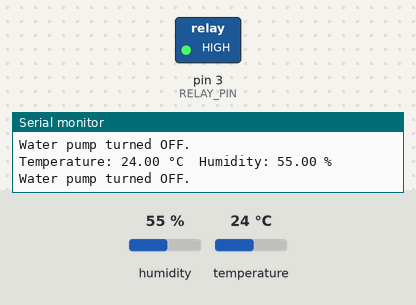
Recording of a sketch running on a simulated Arduino Uno, built with avr-gcc and run on an emulated ATmega328P. Parts: switched loads named in the sketch (green lamp = pin HIGH), the last lines printed to the serial monitor. The test bench sets the inputs (shaded band); at power-on: temperature 24 °C, humidity 55 %.

Above: at 4.8 s.
4.9 s: temperature set to 32 °C
7.9 s: temperature set to 35 °C
At 8.4 s:
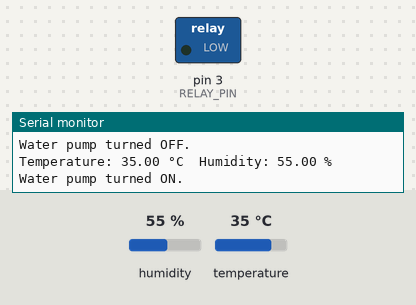
11.6 s: temperature set to 12 °C
At 13.2 s:
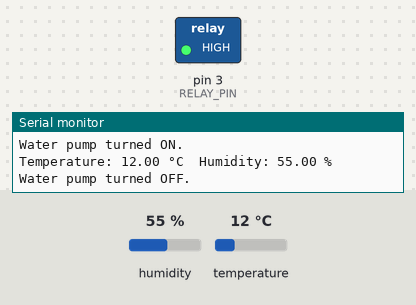
14.6 s: temperature set to 41 °C
At 16.8 s:
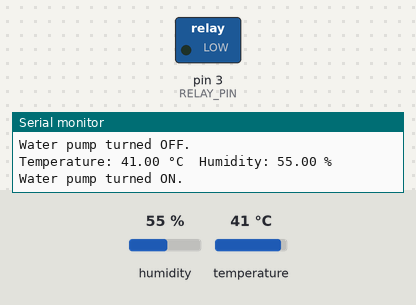
Timing chart, 0 to 18.3 s (numbered marks = the images above; inputs shaded):
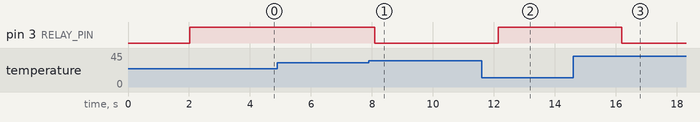

Measured:
- the behaviour switches between 33 and 34 °C on temperature (found by bisection; images 0 and 1)
- after the input at 7.9 s, pin 3 (RELAY_PIN): HIGH → LOW after 0.20 s
- after the input at 11.6 s, pin 3 (RELAY_PIN): LOW → HIGH after 0.55 s
- after the input at 14.6 s, pin 3 (RELAY_PIN): HIGH → LOW after 1.6 s

The sketch:

Monster_Motor_Driver_Code.ino
```cpp
#include <DHT.h>

#define DHTPIN 2  // Digital pin connected to the DHT sensor
#define DHTTYPE DHT11  // DHT 11 sensor type

#define RELAY_PIN 3 // Digital pin connected to the relay module

DHT dht(DHTPIN, DHTTYPE);

void setup() {
  Serial.begin(9600);
  pinMode(RELAY_PIN, OUTPUT);
  dht.begin();
}

void loop() {
  delay(2000);  // Delay between sensor readings

  float temperature = dht.readTemperature(); // Read temperature from DHT sensor
  float humidity = dht.readHumidity(); // Read humidity from DHT sensor

  if (isnan(temperature) || isnan(humidity)) { // Check if any reading failed
    Serial.println("Failed to read from DHT sensor!");
    return;
  }

  Serial.print("Temperature: ");
  Serial.print(temperature);
  Serial.print(" °C\t");

  Serial.print("Humidity: ");
  Serial.print(humidity);
  Serial.println(" %");

  // Check if temperature is above a certain threshold
  if (temperature > 33) {
    digitalWrite(RELAY_PIN, LOW); // Turn on the water pump
    Serial.println("Water pump turned ON.");
  } else {
    digitalWrite(RELAY_PIN, HIGH); // Turn off the water pump
    Serial.println("Water pump turned OFF.");
  }
}
```
